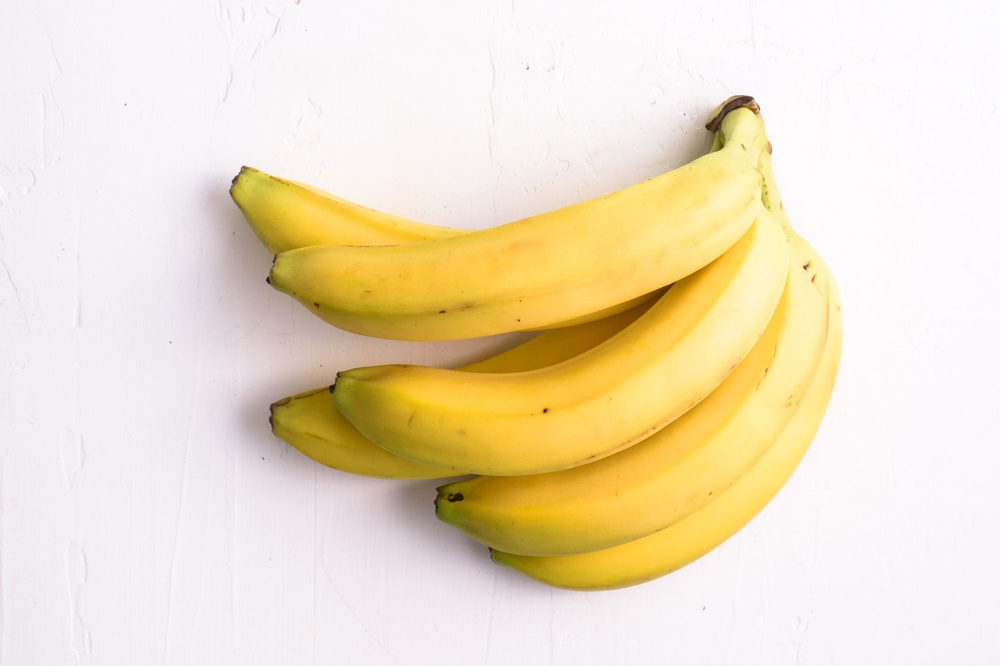
#> input picture code/bananas.jpeg, 1000 x 666 px, shrunk from 2002 x 1334 before the run
$ jupyter execute color-detection.ipynb
#> lines starting #> are read from the running program, lines starting #| are printed output that depends on the picture; after the words box and inside, x2 and y2 are one past the last pixel; in counts of white or black regions, pixels touching at a corner belong together
# <center> **Color Detection** </center>
## <font size=4> **Visión por Computadora 2025** </font> <font color=gray size=4> -- Alan Reyes-Figueroa </font>

[cell 1]
import numpy as np
import cv2 as cv
from PIL import Image
import matplotlib.pyplot as plt

[cell 2]
def get_limits(color, delta):
    C = np.uint8([[color]])
    hsvC = cv.cvtColor(C, cv.COLOR_BGR2HSV)

    lowerLimit = hsvC[0][0][0] - delta, 100, 100
    upperLimit = hsvC[0][0][0] + delta, 255, 255

    lowerLimit = np.array(lowerLimit, dtype=np.uint8)
    upperLimit = np.array(upperLimit, dtype=np.uint8)
    return hsvC[0][0], lowerLimit, upperLimit

[cell 3]
YELLOW = [0, 200, 255]

color, lowerLimit, upperLimit = get_limits(color=YELLOW, delta=15)
print(color)
print(lowerLimit, upperLimit)

[cell 4]
GREEN = (0, 255, 0)

## Read image

[cell 5]
I = cv.imread('bananas.jpeg', cv.IMREAD_COLOR)
#> I is the input picture: shape (666, 1000, 3); mean B, G, R 197.6, 224.9, 238.5
Ix = np.asarray(I[:,:,::-1])

[cell 6]
#cv.imshow('Image', I)
#cv.waitKey(3)
#cv.destroyAllWindows()

plt.figure()
plt.imshow(Ix)
plt.show()

## Color Detection

[cell 7]
# DETECTOR

hsvI = cv.cvtColor(I, cv.COLOR_BGR2HSV)
#> hsvI: shape (666, 1000, 3); mean H, S, V 104.2, 50.4, 238.9
mask = cv.inRange(hsvI, lowerLimit, upperLimit)
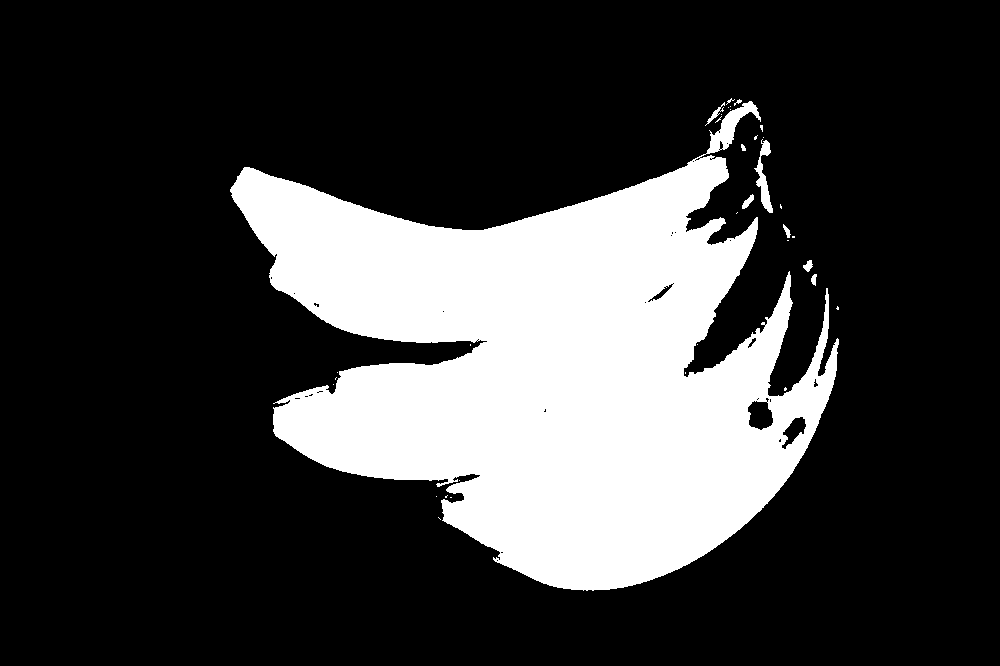
#> mask: shape (666, 1000); 23.5% white; 35 white regions (26 under 20 px), largest, box (x1, y1, x2, y2) and area: (230, 101, 839, 591) 155758, (754, 139, 773, 213) 523, (705, 102, 725, 126) 95
Mx = np.asarray(mask)
mask_ = Image.fromarray(mask)
bbox = mask_.getbbox()
#> bbox = (230, 98, 839, 591)

[cell 8]
print(bbox)
#| (230, 98, 839, 591)

[cell 9]
# draw a rectangle on original image (if bounding box)
if bbox is not None:
    x1, y1, x2, y2 = bbox
#> x1 = 230; y1 = 98; x2 = 839; y2 = 591
    cv.rectangle(I, (x1, y1), (x2, y2), GREEN, 5)
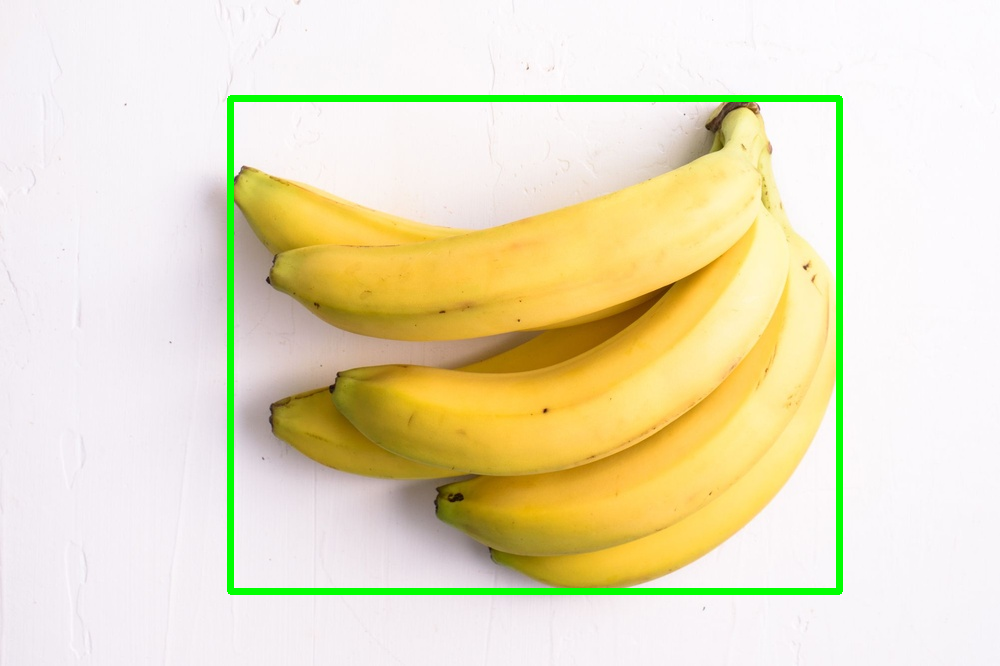
#> I: shape (666, 1000, 3); 2.31% of pixels changed, all inside (x1, y1, x2, y2) = (227, 95, 843, 595)

[cell 10]
# convert OpenCV image to numpy (to plot)
result = np.asarray(I[:,:,::-1])
